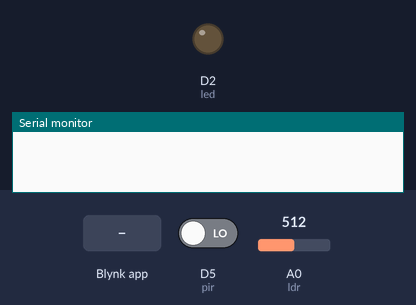
The sketch below on a simulated ESP8266 (NodeMCU). Shown: output pins drawn as LEDs (lit = HIGH), the last lines printed to the serial monitor. The test bench sets the inputs (shaded band); at power-on: D5 (pir) LOW, A0 (ldr) = 512. WiFi joins after 1.5 s; servers stay silent unless stated.

Above: at 3.0 s.
3.1 s: Blynk app writes 1 to V6
At 4.1 s:
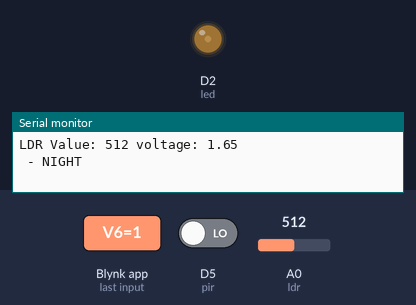
4.6 s: D5 (pir) driven HIGH
At 5.8 s:
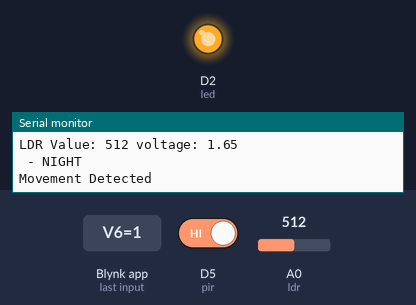
Timing chart, 0 to 7.6 s (numbered marks = the images above; inputs shaded):
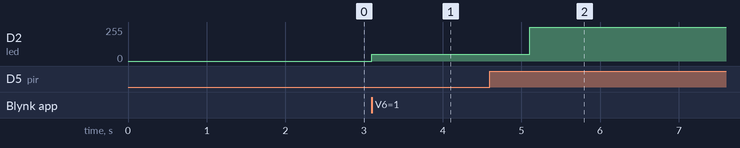

Measured:
- after the input at 3.1 s, D2 (led): 0/255 → 50/255 at once
- after the input at 4.6 s, D2 (led): 50/255 → 255/255 after 0.51 s

The sketch:

project.ino
```cpp
#define BLYNK_TEMPLATE_ID "TMPL65mLBbL1u"
#define BLYNK_TEMPLATE_NAME "Project GP7"
#define BLYNK_AUTH_TOKEN "aShZubT87tIPdFHIB6JJhtPqsIEqxDKD"

#include <ESP8266WiFi.h>
#include <BlynkSimpleEsp8266.h>

char ssid[] = "UTeM-IoT";
char pass[] = "123456789";

int led = D2;
int pir = D5;
int ldr = A0;
int relay = D6;

int ldrValue = 0;
int Day = 950;
float voltage;
int motion;
bool systemEnabled = false;

BLYNK_WRITE(V6) {
  systemEnabled = param.asInt();
  digitalWrite(relay,systemEnabled);
}

void setup() {
  Blynk.begin(BLYNK_AUTH_TOKEN, ssid, pass);
  Serial.begin(115200);
  pinMode(led, OUTPUT);
  pinMode(pir, INPUT);
  digitalWrite(relay,LOW);
}

void loop() {
  Blynk.run();

  if (!systemEnabled) {
    analogWrite(led, 0);
    Blynk.virtualWrite(V1, 0);
    Blynk.virtualWrite(V4, "SYSTEM OFF");
    Blynk.virtualWrite(V5, "SYSTEM OFF");
    Blynk.virtualWrite(V7, "SYSTEM OFF");
    return;  // Skip loop
  }

  ldrValue = analogRead(ldr);
  motion = digitalRead(pir);
  voltage = ldrValue * (3.3 / 1024);

  Serial.print("LDR Value: ");
  Serial.print(ldrValue);
  Serial.print(" voltage: ");
  Serial.println(voltage);

  if (ldrValue > Day) {
    Serial.println(" - MORNING");
    analogWrite(led, 0);
    Blynk.virtualWrite(V1, 0);
    Blynk.virtualWrite(V4, "MORNING");
    Blynk.virtualWrite(V5, "...");
  }
  else {
    Serial.println(" - NIGHT");
    if (motion == HIGH) {
      Serial.println("Movement Detected");
      analogWrite(led, 255);
      Blynk.virtualWrite(V1, 255);
      Blynk.virtualWrite(V5, "Movement Detected");

      for (int i = 10; i >= 0; i--) {
      Blynk.virtualWrite(V7, i);
      delay(1000);
  }
    }
    else {
      analogWrite(led, 50);
      Blynk.virtualWrite(V1, 50);
      Blynk.virtualWrite(V5, "");
      Blynk.virtualWrite(V4, "NIGHT");
    }
  }

  Blynk.virtualWrite(V2, ldrValue);
  Blynk.virtualWrite(V3, voltage);
  Blynk.virtualWrite(V7, "...");
  delay(1000);
}
```
